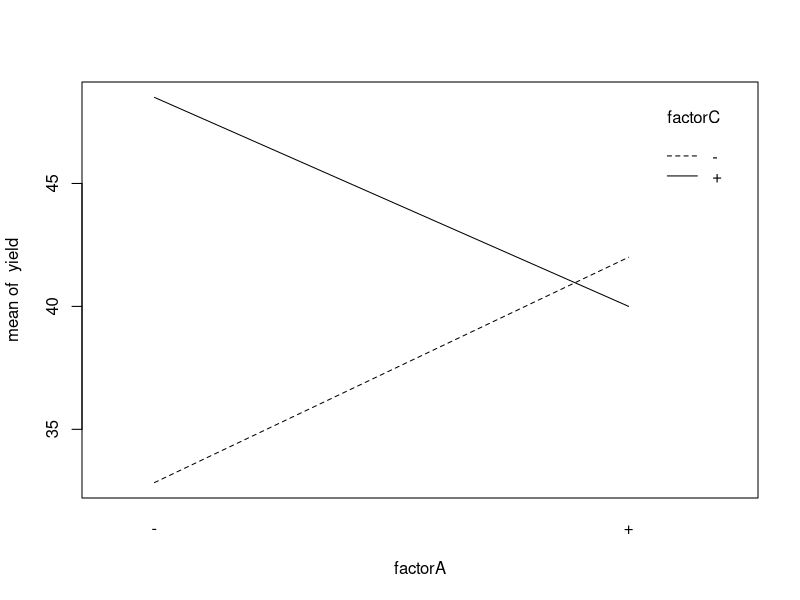
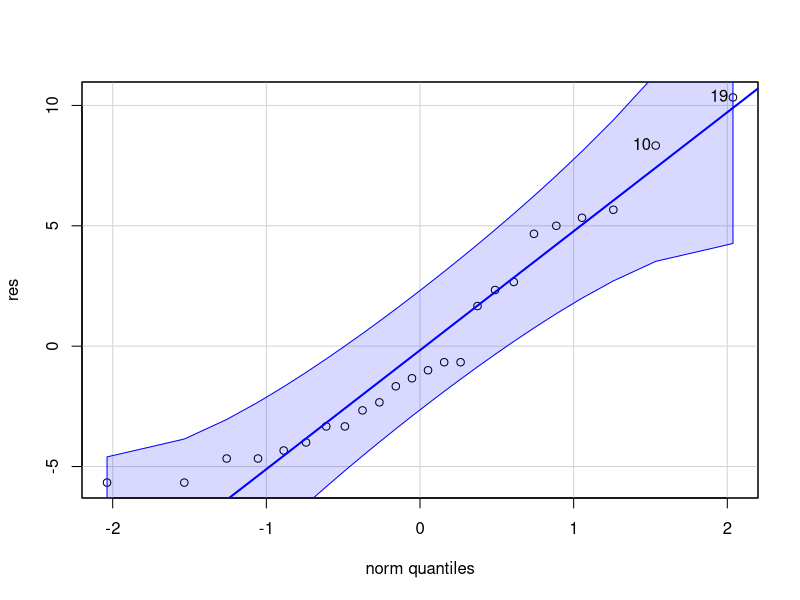
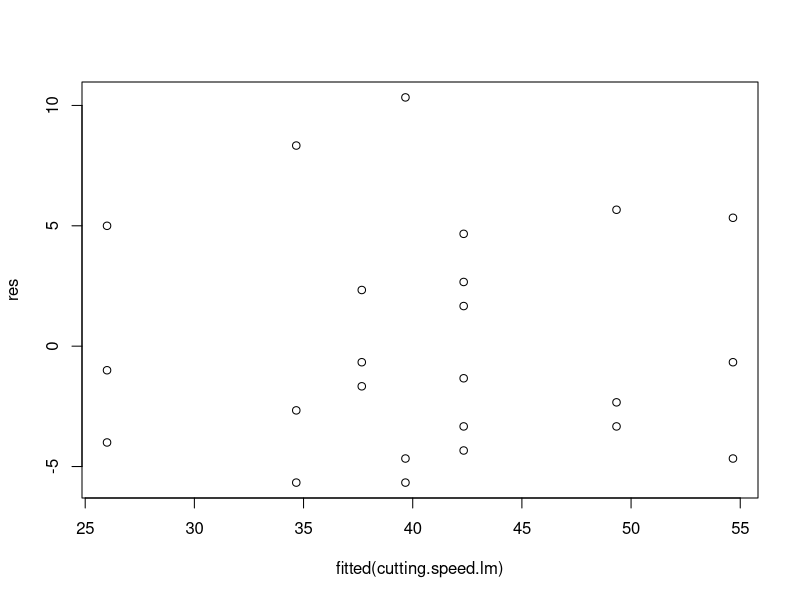
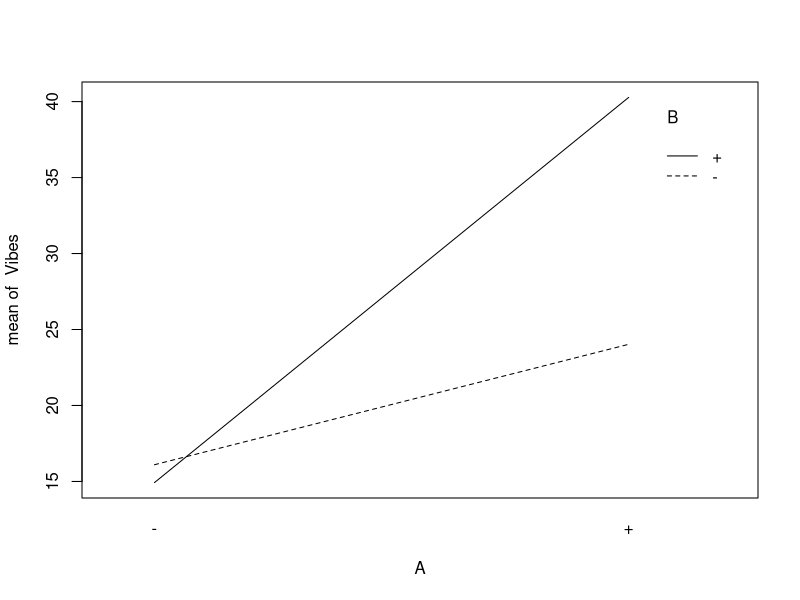

Write the R code that produced these figures, in order.
## ---- chunk 1
# loading libraries
library(car)
## ---- chunk 2
# creating data table
factorA = rep(c("-","+","-","+","-","+","-","+"), times = 3)
factorB = rep(c("-","-","+","+","-","-","+","+"), times = 3)
factorC = rep(c("-","-","-","-","+","+","+","+"), times = 3)
Rep = rep(c("I", "II", "III"), each = 8)
yield = c(22,32,35,55,44,40,60,39,31,43,34,47,45,37,50,41,25,29,50,46,38,36,54,47)

cutting.speed.long = data.frame(factorA, factorB, factorC, Rep, yield)

# defining coded
coded=function(x) #a function to code variable x
{
  ifelse(x=="+", 1, -1)
}

# linear regression
cutting.speed.lm=lm(yield ~ coded(factorA) * coded(factorB) * coded(factorC), cutting.speed.long)
summary(cutting.speed.lm)

# interaction plot
with(cutting.speed.long, interaction.plot(factorA, factorC, yield))
## ---- chunk 3
# ANOVA test
cutting.speed.aov=aov(yield ~ factorA * factorB * factorC, cutting.speed.long)
summary(cutting.speed.aov)
mse=summary(cutting.speed.aov)[[1]][8,3]
mse
## ---- chunk 4
res=cutting.speed.long$yield-fitted(cutting.speed.lm)
qqPlot(res)
plot(fitted(cutting.speed.lm), res) 
## ---- chunk 5
#checking Standard error=sqrt(mse/N)
n=3;a=b=c=2;N=a*b*c*n
alpha=0.05
sqrt(mse/N)
#consturct CI for regression coefficient (example, for coded(A))
se=sqrt(mse/N)
df=a*b*c*(n-1)
hat.beta1=cutting.speed.lm$coefficients[2]
CI.beta=hat.beta1+c(-1,1)*qt(alpha/2,df,lower.tail = F)*se
CI.beta
2*CI.beta #CI for main effect A
## ---- chunk 6
# creating data table
A <- rep(c("-","+","-","+"), times = 4)
B <- rep(c("-","-","+","+"), times = 4)
Rep <- rep(c("I","II","III","IV"), each = 4)
Vibes <- c(18.2, 27.2, 15.9, 41.0, 18.9, 24.0, 14.5, 43.9, 12.9, 22.4, 15.1, 36.3, 14.4, 22.5, 14.2, 39.9)
router.long <- data.frame(A, B, Rep, Vibes)

# defining coded
coded=function(x) #a function to code variable x
{
  ifelse(x=="+", 1, -1)
}

# linear regression
router.lm=lm(Vibes ~ coded(A) * coded(B), router.long)
summary(router.lm)
## ---- chunk 7
# interaction plot
with(router.long, interaction.plot(A, B, Vibes))
## ---- chunk 8
# creating data table
type <- rep(c("Glass", "Plastic"), times = 4)
worker <- rep(c("1", "2"), each = 2, times = 2) # pick up here
